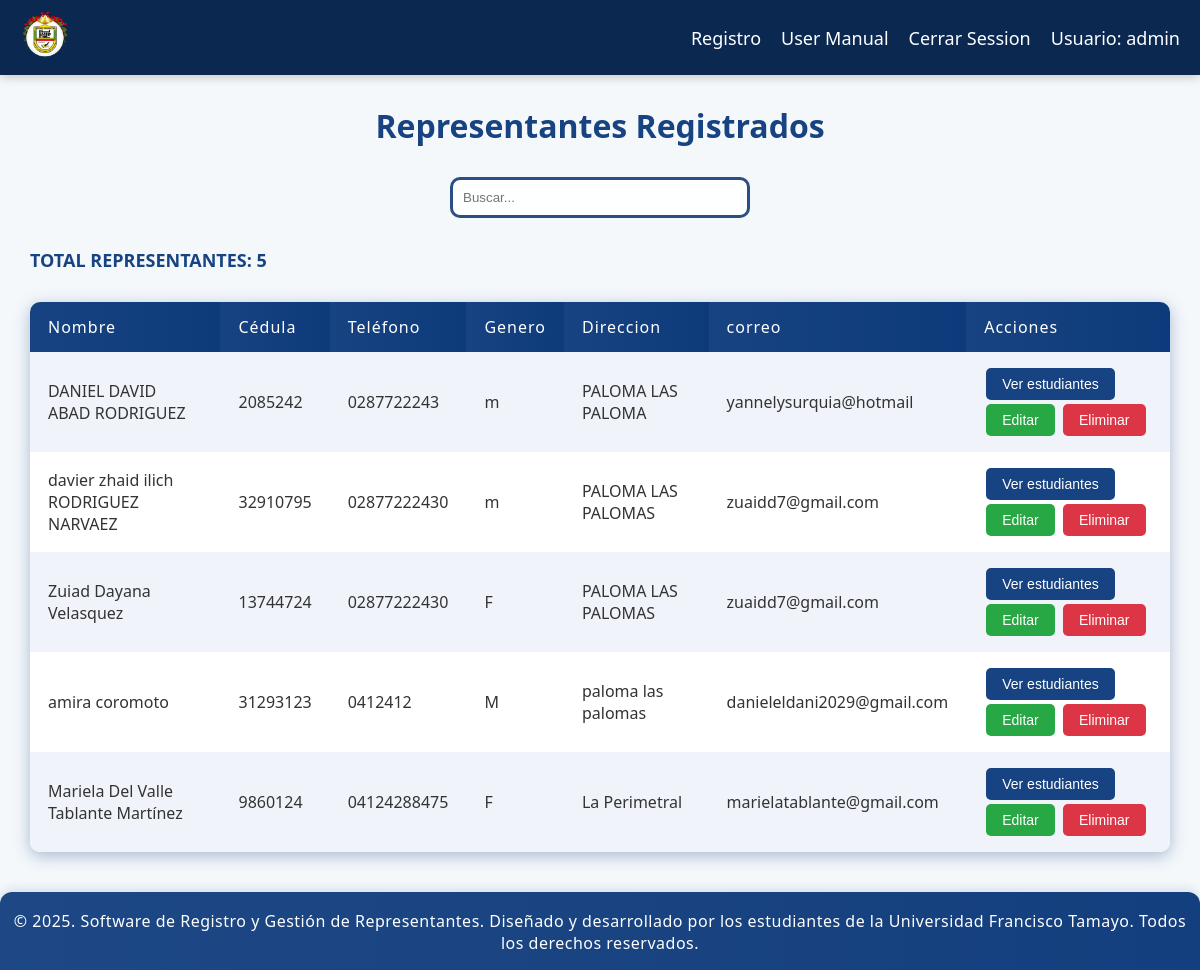
Page /gestion.php (signed in) on the earlier database version.
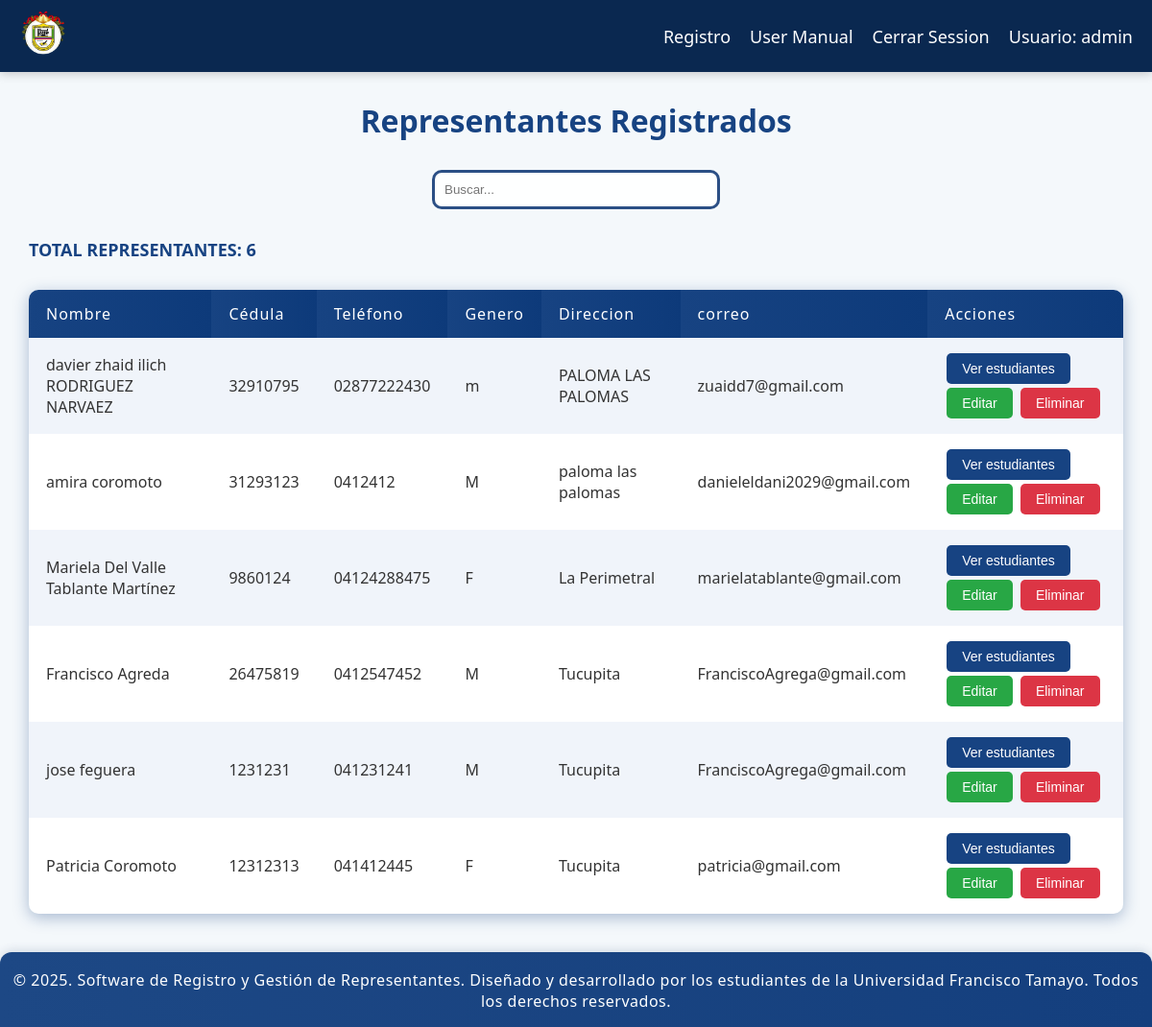
Same page on the later database version.
### tables this page shows
CREATE TABLE `representantes` (
  `id` int(11) NOT NULL,
  `cedula` varchar(20) NOT NULL,
  `nombre` varchar(100) NOT NULL,
  `apellido` varchar(100) NOT NULL,
  `telefono` varchar(20) DEFAULT NULL,
  `correo` varchar(100) DEFAULT NULL,
  `genero` varchar(1) DEFAULT NULL,
  `direccion` varchar(255) DEFAULT NULL,
  `parentesco` varchar(20) DEFAULT NULL
);

### acciones/contar.php (called while the page is built, shortened)
<?php
function contarRegistros($enlace, $tabla) {
    $tabla_segura = $enlace->real_escape_string($tabla);
    $sql = "SELECT COUNT(*) AS total FROM $tabla_segura";
    $resultado = $enlace->query($sql);
    if ($resultado && $fila = $resultado->fetch_assoc()) {
        $conteo = (int)$fila['total'];
        return $conteo;
    }
    return 0;
}
$totalrepresentantes = contarRegistros($enlace, 'representantes');
?>

### acciones/gestionEstudiantes.php (called while the page is built, shortened)
<?php
include("conexion.php");
$result = mysqli_query($enlace, "SELECT * FROM representantes");
?>

### gestion.php (the view, shortened to what this page needs)
<?php
include('acciones/editar_estudiante.php');
include ('acciones/gestionEstudiantes.php');
include ('acciones/editar_representante.php');
include('acciones/contar.php');
?>
<!DOCTYPE html>
<html lang="es">
<head>
    <link rel="stylesheet" href="style/style3.css">
</head>
<body>
    <nav>
        <div class="logo-container">
            <a href="docs/Reseña Histórica del Liceo Privado.docx" download="Reseña_Histórica_Maria_Natividad_Cotua.word">
                <img src="img/logo.png" alt="Logo" class="logo">
            </a>
        </div>
        <div class="nav-links">
            <a href="registro_gestion.php">Registro</a>
            <a download="ManualdeUsuario.pdf">User Manual</a>
            <a href="acciones/logout.php">Cerrar Session</a>
            <a class="usuario">Usuario: <?php echo $_SESSION['usuario']; ?></a>
        </div>
    </nav>
    <h1>Representantes Registrados</h1>
    <input class="input-busqueda" oninput="this.value = this.value.replace(/[^0-9]/g, '')" type="text" id="buscador" placeholder="Buscar...">
    <p class="total-representantes">
        Total Representantes: <?php echo $totalrepresentantes; ?>
    </p>
    <table>
        <tr>
            <th>Nombre</th>
            <th>Cédula</th>
            <th>Teléfono</th>
            <th>Genero</th>
            <th>Direccion</th>
            <th>correo</th>
            <th>Acciones</th>
        </tr>
        <?php while($row = mysqli_fetch_assoc($result)): ?>
        <tr>
            <td><?php echo htmlspecialchars($row['nombre'] . " " . $row['apellido']);  ?></td>
            <td><?php echo htmlspecialchars($row['cedula']) ?></td>
            <td><?php echo htmlspecialchars($row['telefono']); ?></td>
            <td><?php echo htmlspecialchars($row['genero']); ?></td>
            <td><?php echo htmlspecialchars($row['direccion'])?></td>
            <td><?php echo htmlspecialchars($row['correo'])?></td>
            <td>
                <button class="ver-estudiantes-btn" data-id="<?php echo $row['id']; ?>" data-nombre="<?php echo htmlspecialchars($row['nombre'] . " " . $row['apellido']); ?>">
                    Ver estudiantes
                </button>
                <button class="editar-btn" onclick="abrirModalEditar(
                        '<?php echo $row['id']; ?>',
                        '<?php echo addslashes($row['nombre']); ?>',
                        '<?php echo addslashes($row['apellido']); ?>',
                        '<?php echo $row['telefono']; ?>',
                        '<?php echo addslashes($row['correo']); ?>',
                        '<?php echo addslashes($row['direccion']); ?>',
                        '<?php echo $row['cedula']; ?>'
                    )">Editar
                </button>
                <form method="post" style="display:inline;">
                    <button type="submit" class="eliminar-representante-btn" onclick="return confirm('¿Seguro que deseas eliminar este representante?')">
                        Eliminar
                    </button>
                </form>
            </td>
        </tr>
        <?php endwhile; ?>
    </table>
    <footer>
        © 2025. Software de Registro y Gestión de Representantes. Diseñado y desarrollado por los estudiantes de la Universidad Francisco Tamayo. Todos los derechos reservados.
    </footer>
</body>
</html>

### style/style3.css (style rules this page uses)
* { box-sizing: border-box; margin: 0; padding: 0; }
body { background: #f4f8fb; font-family: 'Segoe UI', Arial, sans-serif; color: #333; padding-top: 80px; }
nav { position: fixed; top: 0; left: 0; right: 0; display: flex; justify-content: space-between; align-items: center; padding: 10px 20px; background-color: #0a2850; box-shadow: 0 2px 10px rgba(0, 0, 0, 0.2); z-index: 1000; }
.nav-links { display: flex; gap: 20px; }
nav a { color: #fff; text-decoration: none; font-size: 18px; font-weight: 500; position: relative; padding: 5px 0; transition: color 0.3s ease; cursor: pointer; }
nav a::after { content: ''; position: absolute; bottom: 0; left: 0; height: 2px; width: 0; background: linear-gradient(to right, #8c8f93, #ffffff); transition: width 0.3s ease; }
.logo-container { position: relative; display: inline-block; }
.logo { height: 50px; transition: transform 0.3s ease; }
h1 { margin-top: 2%; text-align: center; color: #174382; }
.input-busqueda { border: 3px solid rgba(20, 60, 120, 0.9); padding: 10px; background-color: rgba(255, 255, 255, 0.9); border-radius: 10px; color: #000; display: block; margin: 30px auto; outline: none; width: 300px; }
table { margin: 30px auto; width: 95%; border-collapse: collapse; background: #fff; box-shadow: 0 4px 16px rgba(23, 68, 130, 0.345); border-radius: 10px; overflow: hidden; }
th, td { padding: 14px 18px; text-align: left; }
th { background: linear-gradient(to right, #174382, #0d3a7a); color: #fff; font-weight: 500; letter-spacing: 1px; }
tr:nth-child(even) { background: #f0f4fa; }
.ver-estudiantes-btn, .eliminar-representante-btn, .editar-btn, .btn-ver-detalle { border: none; border-radius: 5px; padding: 8px 16px; font-size: 14px; cursor: pointer; transition: all 0.3s ease; margin: 2px; }
.ver-estudiantes-btn { background: #174382; color: #fff; }
.editar-btn { background: #28a745; color: #fff; }
.eliminar-representante-btn { background: #dc3545; color: #fff; }
.total-representantes { font-size: 18px; color: #174382; margin-top: 10px; text-transform: uppercase; font-weight: bold; margin-left: 30px; }
footer { width: 100%; background: linear-gradient(to right, #174382, #0d3a7a); color: #fff; text-align: center; padding: 18px 10px 16px 10px; font-size: 16px; letter-spacing: 0.5px; box-shadow: 0 -2px 12px rgba(10,40,80,0.15); position: relative; bottom: 0; border-top-left-radius: 12px; border-top-right-radius: 12px; margin-top: 40px; opacity: 0.97; z-index: 100; }

Differences in the rows shown:
removed representantes: nombre+apellido "DANIEL DAVID ABAD RODRIGUEZ", cedula "2085242", telefono "0287722243", genero "m", direccion "PALOMA LAS PALOMA", correo "yannelysurquia@hotmail"
removed representantes: nombre+apellido "Zuiad Dayana Velasquez", cedula "13744724", telefono "02877222430", genero "F", direccion "PALOMA LAS PALOMAS", correo "zuaidd7@gmail.com"
added representantes: nombre+apellido "Francisco Agreda", cedula "26475819", telefono "0412547452", genero "M", direccion "Tucupita", correo "FranciscoAgrega@gmail.com"
added representantes: nombre+apellido "jose feguera", cedula "1231231", telefono "041231241", genero "M", direccion "Tucupita", correo "FranciscoAgrega@gmail.com"
added representantes: nombre+apellido "Patricia Coromoto", cedula "12312313", telefono "041412445", genero "F", direccion "Tucupita", correo "patricia@gmail.com"
Other differences:
$totalrepresentantes: "5" → "6"
